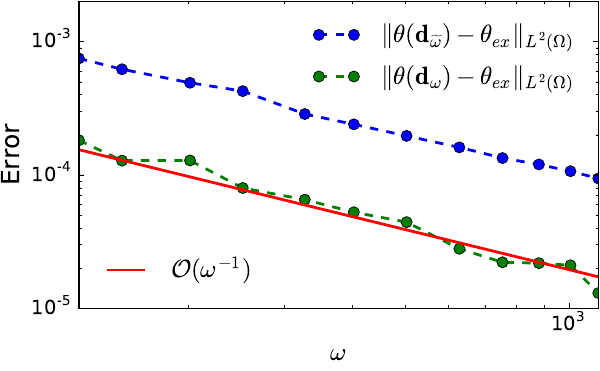

Reproduce this figure in Python.
import numpy as np
import math

omega = np.array([125.663706143592,
150.796447372310,
201.061929829747,
251.327412287183,
326.725635973339,
402.123859659494,
502.654824574367,
628.318530717959,
753.982236861551,
879.645943005143,
1005.30964914873,
1130.97335529233])

ray_err1 = np.array([ 0.000189278099950591,
0.000157195022244089,
0.000124668153613167,
0.000107999522353882,
7.27900749535485e-05,
6.09210035627259e-05,
4.99141377789885e-05,
4.09631347989203e-05,
3.40825950959180e-05,
3.05009734099384e-05,
2.71400036417817e-05,
2.39507224476902e-05])


ray_err2 = np.array([  4.59946750271904e-05,
3.24000965513920e-05,
3.25577045548322e-05,
2.02505621467061e-05,
1.65708293384361e-05,
1.33338733488614e-05,
1.12437633267906e-05,
7.10482380540406e-06,
5.62001495169629e-06,
5.54170668650595e-06,
5.33968175527795e-06,
3.30567234462795e-06])

exray_norm = np.array([3.96106984480185,
3.95561014571193,
3.94878553580807,
3.94469077731188,
3.94091100519617,
3.93854865004105,
3.93650127707747,
3.93486337971239,
3.93377144863233,
3.93299149810422,
3.93240653534113,
3.93195156438202])

ray_err1 = ray_err1*exray_norm
ray_err2 = ray_err2*exray_norm


import matplotlib.pyplot as plt
# %matplotlib inline

golden = 1.61803398875
width = 6
height = width/golden



fig = plt.figure(figsize=(width, height))


p1, = plt.loglog(omega, ray_err1, label=r'$\Vert \theta (\mathbf{d}_{\widetilde{\omega}}) - \theta_{ex}\Vert_{L^2(\Omega)}$', 
        color='b', linewidth=2, linestyle='--', marker='o', markersize=8.0, zorder=2)

p2, = plt.loglog(omega, ray_err2, label=r'$\Vert \theta (\mathbf{d}_{\omega}) - \theta_{ex}\Vert_{L^2(\Omega)}$',
           color='g', linewidth=2, linestyle='--', marker='o', markersize=8.0, zorder=2)

p3, = plt.loglog(omega, 0.85*ray_err2[0]/(omega/(omega[0])), label=r'$\mathcal{O}(\omega^{-1})$', color='r', linewidth=2, linestyle='solid', markersize=8.0, zorder=2)

first_legend = plt.legend(handles=[p1, p2], loc=1, ncol=1, frameon=False, fontsize=18)
ax = plt.gca().add_artist(first_legend)
plt.legend(handles=[p3], loc=3, ncol=1, frameon=False, fontsize=18)

#plt.title('Ray Probing',fontsize=20)

plt.xlabel(r'$\omega$', fontsize=18)
plt.ylabel(r'Error', fontsize=18)

plt.gca().tick_params(labelsize=14)

plt.autoscale(True, 'both', True)
plt.ylim(1*1e-5, 2*1e-3)
plt.tight_layout(pad=0.1)


fig.savefig('ex1_ray_err_plot.pdf')
plt.show()

plt.close('all')


